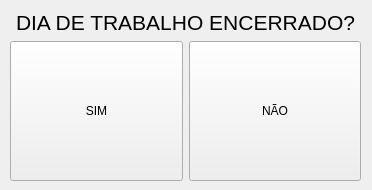
<?xml version="1.0" encoding="UTF-8"?>
<ui version="4.0">
 <class>MainWindow</class>
 <widget class="QMainWindow" name="MainWindow">
  <property name="geometry">
   <rect>
    <x>0</x>
    <y>0</y>
    <width>372</width>
    <height>190</height>
   </rect>
  </property>
  <property name="sizePolicy">
   <sizepolicy hsizetype="Fixed" vsizetype="Fixed">
    <horstretch>0</horstretch>
    <verstretch>0</verstretch>
   </sizepolicy>
  </property>
  <property name="windowTitle">
   <string>Ferro Velho</string>
  </property>
  <widget class="QWidget" name="centralwidget">
   <property name="sizePolicy">
    <sizepolicy hsizetype="Fixed" vsizetype="Fixed">
     <horstretch>0</horstretch>
     <verstretch>0</verstretch>
    </sizepolicy>
   </property>
   <widget class="QWidget" name="gridLayoutWidget">
    <property name="geometry">
     <rect>
      <x>10</x>
      <y>10</y>
      <width>351</width>
      <height>171</height>
     </rect>
    </property>
    <layout class="QGridLayout" name="gridLayout">
     <item row="1" column="0">
      <widget class="QPushButton" name="pushButton">
       <property name="sizePolicy">
        <sizepolicy hsizetype="Minimum" vsizetype="Expanding">
         <horstretch>0</horstretch>
         <verstretch>0</verstretch>
        </sizepolicy>
       </property>
       <property name="styleSheet">
        <string notr="true">QPushButton::hover
{
background-color :rgb(186, 189, 182)
}</string>
       </property>
       <property name="text">
        <string>SIM</string>
       </property>
      </widget>
     </item>
     <item row="1" column="1">
      <widget class="QPushButton" name="pushButton_2">
       <property name="sizePolicy">
        <sizepolicy hsizetype="Minimum" vsizetype="Expanding">
         <horstretch>0</horstretch>
         <verstretch>0</verstretch>
        </sizepolicy>
       </property>
       <property name="styleSheet">
        <string notr="true">QPushButton::hover
{
background-color :rgb(186, 189, 182)
}</string>
       </property>
       <property name="text">
        <string>NÃO</string>
       </property>
      </widget>
     </item>
     <item row="0" column="0" colspan="2">
      <widget class="QLabel" name="label">
       <property name="sizePolicy">
        <sizepolicy hsizetype="Preferred" vsizetype="Maximum">
         <horstretch>0</horstretch>
         <verstretch>0</verstretch>
        </sizepolicy>
       </property>
       <property name="font">
        <font>
         <pointsize>16</pointsize>
        </font>
       </property>
       <property name="text">
        <string>DIA DE TRABALHO ENCERRADO?</string>
       </property>
       <property name="alignment">
        <set>Qt::AlignCenter</set>
       </property>
      </widget>
     </item>
    </layout>
   </widget>
  </widget>
 </widget>
 <resources/>
 <connections/>
</ui>
